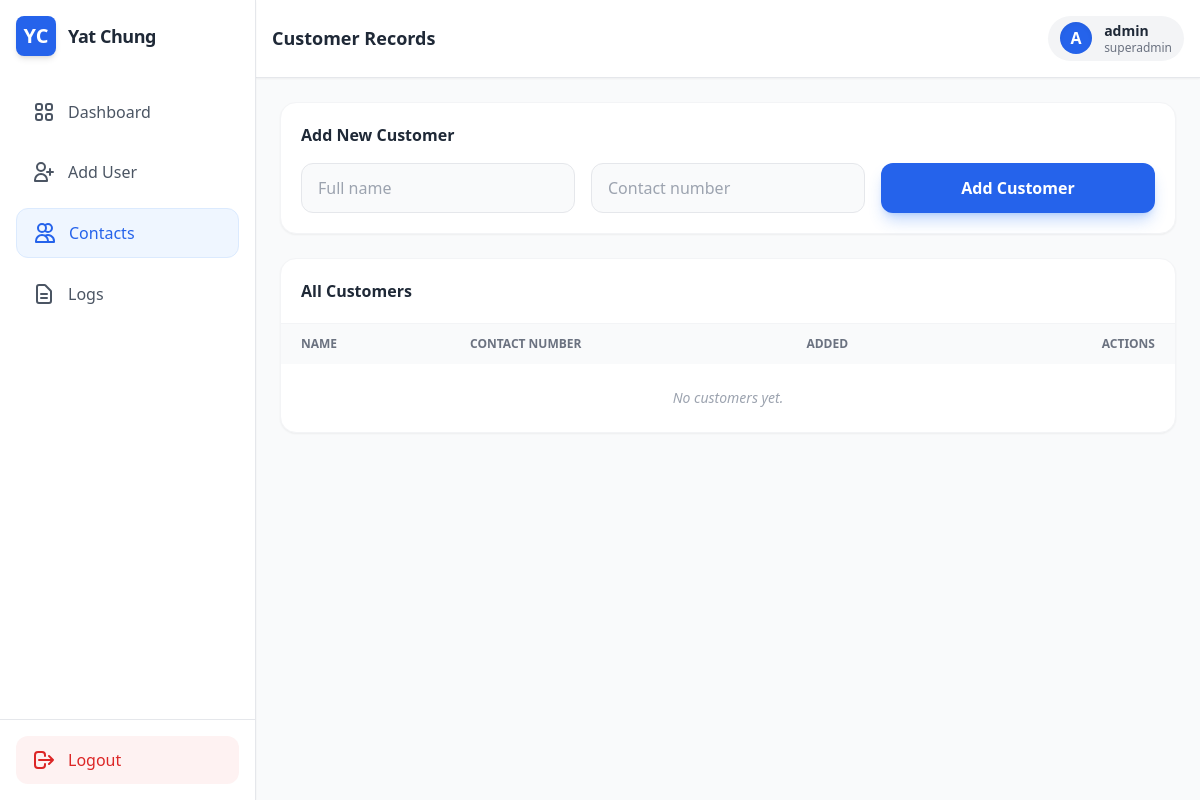
Page /customers (signed in) on the earlier database version.
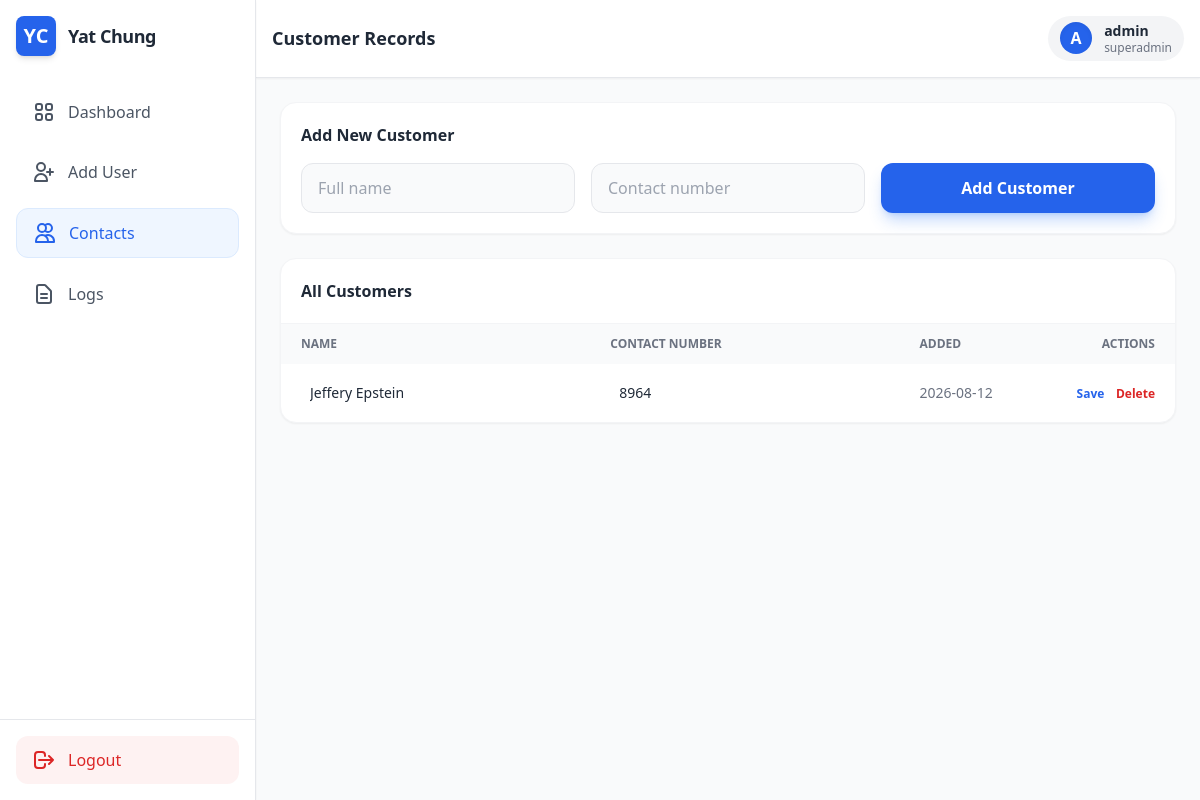
Same page on the later database version.
### app.py (models this page shows)
class Customer(db.Model):
    __tablename__ = 'customers'
    id = db.Column(db.Integer, primary_key=True)
    name = db.Column(db.String(100), nullable=False)
    contact_number = db.Column(db.String(20), nullable=False)
    created_at = db.Column(db.DateTime, default=db.func.current_timestamp())

### app.py (the view)
@app.route('/customers')
@login_required
@requires_roles('owner', 'co_owner', 'senior_staff', 'staff')
def customers():
    all_customers = Customer.query.order_by(Customer.created_at.desc()).all()
    return render_template('customers.html', user=current_user, customers=all_customers)

### app.py (called while the page is built)
@login_manager.user_loader
def load_user(user_id):
    return User.query.get(int(user_id))

def requires_roles(*roles):
    def wrapper(f):
        @wraps(f)
        def wrapped(*args, **kwargs):
            if current_user.role not in roles and current_user.role != 'superadmin':
                flash('Access denied: You do not have the required permissions.', 'error')
                return redirect(url_for('dashboard'))
            return f(*args, **kwargs)
        return wrapped
    return wrapper

@app.context_processor
def inject_translations():
    lang = flask_session.get('lang', 'en')
    def t(key):
        return TRANSLATIONS.get(lang, {}).get(key, key)
    return dict(t=t, current_lang=lang)

### templates/customers.html (shortened to what the changed rows need)
<!DOCTYPE html>
<html lang="en" class="light">
<head>
    <script src="https://cdn.tailwindcss.com"></script>
</head>
<body class="bg-gray-50 dark:bg-gray-900 text-gray-800 dark:text-gray-100 h-screen flex overflow-hidden">
    <aside class="w-24 md:w-64 bg-white dark:bg-gray-800 border-r border-gray-200 dark:border-gray-700 flex flex-col justify-between shadow-sm z-10 transition-all">
        <div class="p-4">
            <div class="flex items-center justify-center md:justify-start gap-3 mb-8">
                <h1 class="hidden md:block font-bold text-lg tracking-tight">Yat Chung</h1>
            </div>
        </div>
    </aside>
    <main class="flex-1 flex flex-col h-full overflow-hidden relative">
        <header class="bg-white dark:bg-gray-800 border-b border-gray-200 dark:border-gray-700 p-4 flex justify-between items-center shadow-sm z-0">
            <h2 class="font-bold text-lg text-gray-800 dark:text-white">Customer Records</h2>
        </header>
        <div class="flex-1 overflow-y-auto p-4 md:p-6 space-y-6">
            <div class="bg-white dark:bg-gray-800 rounded-2xl shadow-sm border border-gray-100 dark:border-gray-700 overflow-hidden">
                <table class="w-full text-sm">
                    <thead class="bg-gray-50 dark:bg-gray-900/50 text-left text-xs uppercase text-gray-500 dark:text-gray-400">
                        <tr>
                            <th class="px-5 py-3">Name</th>
                            <th class="px-5 py-3">Contact Number</th>
                            <th class="px-5 py-3">Added</th>
                            <th class="px-5 py-3 text-right">Actions</th>
                        </tr>
                    </thead>
                    <tbody class="divide-y divide-gray-100 dark:divide-gray-700">
                        {% for customer in customers %}
                        <tr>
                            <form action="{{ url_for('edit_customer', customer_id=customer.id) }}" method="POST" class="contents">
                            <td class="px-5 py-3">
                                <input type="text" name="name" value="{{ customer.name }}" required
                                    class="w-full px-2 py-1.5 rounded-lg bg-transparent border border-transparent hover:border-gray-200 dark:hover:border-gray-700 focus:border-primary focus:outline-none dark:text-white">
                            </td>
                            <td class="px-5 py-3">
                                <input type="text" name="contact_number" value="{{ customer.contact_number }}" required
                                    class="w-full px-2 py-1.5 rounded-lg bg-transparent border border-transparent hover:border-gray-200 dark:hover:border-gray-700 focus:border-primary focus:outline-none dark:text-white">
                            </td>
                            <td class="px-5 py-3 text-gray-500 dark:text-gray-400">{{ customer.created_at.strftime('%Y-%m-%d') }}</td>
                            <td class="px-5 py-3 text-right space-x-2">
                                <button type="submit" class="text-xs font-bold text-primary hover:underline">Save</button>
                            </form>
                                {% if user and user.role in ['owner', 'co_owner', 'senior_staff', 'superadmin'] %}
                                <form action="{{ url_for('delete_customer', customer_id=customer.id) }}" method="POST" class="inline"
                                      onsubmit="return confirm('Delete this customer?');">
                                    <button type="submit" class="text-xs font-bold text-danger hover:underline">Delete</button>
                                </form>
                                {% endif %}
                        </tr>
                        {% else %}
                        <tr><td colspan="4" class="px-5 py-6 text-center text-gray-400 italic">No customers yet.</td></tr>
                        {% endfor %}
                    </tbody>
                </table>
            </div>
        </div>
    </main>
</body>
</html>

Differences in the rows shown:
added Customer: name "Jeffery Epstein", contact_number "8964", created_at "2026-08-12"
Other differences:
text no longer shown: "No customers yet."
